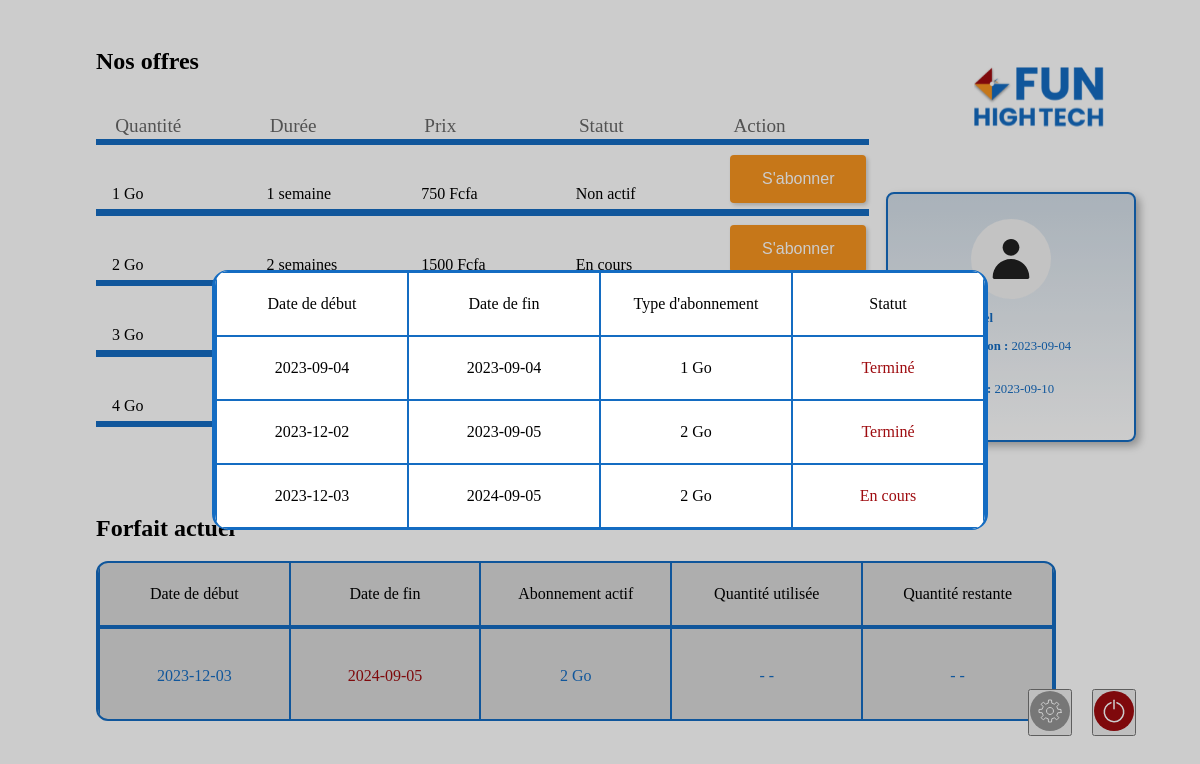
The app's page /accueil.php (signed in) with its own data.
### tables this page shows
CREATE TABLE `historique` (
  `id` int(11) NOT NULL,
  `id_utilisateurs` int(11) DEFAULT NULL,
  `id_offre` int(11) DEFAULT NULL,
  `date_debut_abonnement` datetime DEFAULT NULL,
  `statut` varchar(8) DEFAULT NULL,
  `date_fin_abonnement` datetime DEFAULT NULL
);

CREATE TABLE `offres` (
  `id` int(11) NOT NULL,
  `quantite` varchar(8) DEFAULT NULL,
  `prix` int(11) DEFAULT NULL,
  `duree` int(11) DEFAULT NULL
);

### php/fonctions.php (called while the page is built, shortened)
<?php
function datetimeToDate($datetimeObject)
{
    $date = date_format(new DateTime($datetimeObject), "Y-m-d");
    return $date;
}
function updateStatut($id_utilisateurs, $id_offres)
{
    include('connexionBDD.php');
    $statutQuery = $db->prepare('SELECT statut
                                FROM historique WHERE id_utilisateurs=:id_utilisateurs
                                AND id_offre=:id_offre  AND date_debut_abonnement=(SELECT MAX(date_debut_abonnement)
                                                                                    FROM historique
                                                                                    WHERE id_offre=:id_offre_1)');
    $statutQuery->bindParam(':id_utilisateurs', $id_utilisateurs, PDO::PARAM_INT);
    $statutQuery->bindParam(':id_offre', $id_offres, PDO::PARAM_INT);
    $statutQuery->bindParam(':id_offre_1', $id_offres, PDO::PARAM_INT);
    $statutQuery->execute();
    $statutResult = $statutQuery->fetch();
    if ($statutResult == false)
    {
        $statutResult['statut'] = "Non actif";
    }
    else
    {
        if($statutResult['statut'] == "Terminé")
        {
            $statutResult['statut'] = "Non actif";
        }
    }
    return $statutResult;
}

### accueil.php (the view, shortened to what this page needs)
<!DOCTYPE html>
<html lang="en">
    <head>
        <link rel="stylesheet" href="css/accueil.css">
    </head>
    <body>
        <h2>Nos offres</h2>
        <div class="logo">
            <img src="images/logo.svg" alt="Logo de la marque">
        </div>
        <div class="tableau">
            <div class="ligne">
                <div class="cellule">Quantité</div>
                <div class="cellule">Durée</div>
                <div class="cellule">Prix</div>
                <div class="cellule">Statut</div>
                <div class="cellule">Action</div>
            </div>
            <div class="separateur"></div>
            <div class="ligne">
                <?php
                    $statut_1 = updateStatut($_SESSION['id'], 1);
                ?>
                <div class="cellule">1 Go</div>
                <div class="cellule">1 semaine</div>
                <div class="cellule">750 Fcfa</div>
                <div class="cellule"><?=$statut_1['statut']?></div>
                <div class="cellule">
                <a href="php/Rules.php" ><button>S'abonner </button></a>
                </div>
            </div>
            <div class="separateur"></div>
            <div class="ligne">
                <?php
                    $statut_2 = updateStatut($_SESSION['id'], 2);
                ?>
                <div class="cellule">2 Go</div>
                <div class="cellule">2 semaines</div>
                <div class="cellule">1500 Fcfa</div>
                <div class="cellule"><?=$statut_2['statut']?></div>
                <div class="cellule">
                <a href="php/Rules.php" ><button>S'abonner </button></a>
                </div>
            </div>
            <div class="ligne">
                <?php
                    $statut_3 = updateStatut($_SESSION['id'], 3);
                ?>
                <div class="cellule">3 Go</div>
                <div class="cellule">3 semaine</div>
                <div class="cellule">2250 Fcfa</div>
                <div class="cellule"><?=$statut_3['statut']?></div>
                <div class="cellule">
                <a href="php/Rules.php" ><button>S'abonner </button></a>
                </div>
            </div>
            <div class="ligne">
                <?php
                    $statut_4 = updateStatut($_SESSION['id'], 4);
                ?>
                <div class="cellule">4 Go</div>
                <div class="cellule">1 mois</div>
                <div class="cellule">3000 Fcfa</div>
                <div class="cellule"><?=$statut_4['statut']?></div>
                <div class="cellule">
                <a href="php/Rules.php" > <button> S'abonner </button> </a>
                </div>
            </div>
        </div>
        <div class="profil">
            <img src="images/profil.svg" alt="photo de profil">
            <div><?=$_SESSION['nom'] . " " . $_SESSION['prenom']?></div>
            <div><strong>Date inscription : </strong><?=$_SESSION['date_inscription']?> </div>
            <div><strong>Date actuelle : </strong><?=date("Y-m-d")?> </div>
        </div>
        <h2 class="forfait" >Forfait actuel</h2>
        <div class="table_border">
            <table class="abonnement_actif" >
                <?php
                    $statutQuery = $db->prepare('SELECT historique.date_debut_abonnement, historique.date_fin_abonnement, offres.quantite
                                                    FROM historique INNER JOIN offres ON offres.id = historique.id_offre
                                                    WHERE date_debut_abonnement = (SELECT MAX(date_debut_abonnement)
                                                                                    FROM historique WHERE id_utilisateurs = :id_utilisateurs)');
                    $statutQuery->execute(
                        [
                            'id_utilisateurs' => $_SESSION['id']
                        ]);
                    $statutResult = $statutQuery->fetch();
                ?>
                <thead>
                    <tr>
                        <td> Date de début</td>
                        <td> Date de fin</td>
                        <td> Abonnement actif</td>
                        <td> Quantité utilisée</td>
                        <td class="right_cell" > Quantité restante</td>
                    </tr>
                </thead>
                <tbody>
                    <tr>
                        <td><?=datetimeToDate($statutResult['date_debut_abonnement'])?></td>
                        <td  class="end_date"><?=datetimeToDate($statutResult['date_fin_abonnement'])?></td>
                        <td><?=$statutResult['quantite']?></td>
                        <td> - - </td>
                        <td class="right_cell" > - - </td>
                    </tr>
                </tbody>
            </table>
        </div>
        <div class="parameters">
           <a href="" class="historic_button" > <button><img src="images/Group 1.svg" title="paramètres" alt="paramètres buttons"></button></a>
        </div>
        <div class="deconnexion">
           <a href="php/deconnexion.php"> <button><img src="images/power off.svg" title="déconnexion" alt="deconnexion button"></button></a>
        </div>
        <div class="dark_background display_state_non ">
            <?php
            $historique_query = $db->prepare("SELECT historique.date_debut_abonnement AS date_debut, historique.date_fin_abonnement AS date_fin, offres.quantite AS Type, historique.statut AS statut
            FROM historique
            INNER JOIN utilisateurs ON historique.id_utilisateurs=utilisateurs.id
            INNER JOIN offres ON historique.id_offre=offres.id
            WHERE historique.id_utilisateurs = :id");
            $historique_query->execute(
                ['id' => $_SESSION['id']]
            );
            $historique = $historique_query->fetchAll();
            ?>
            <div class="historic">
                <table>
                    <thead>
                        <tr>
                            <td>Date de début</td>
                            <td>Date de fin</td>
                            <td>Type d'abonnement</td>
                            <td>Statut</td>
                        </tr>
                    </thead>
                    <tbody>
                            <?php
                                foreach($historique as $abonnement):
                            ?>
                        <tr>
                            <td>
                                <?php
                                    echo datetimeToDate($abonnement['date_debut']);
                                ?>
                            </td>
                            <td>
                                <?php
                                    echo datetimeToDate($abonnement['date_fin']);
                                ?>
                            </td>
                            <td><?=$abonnement['Type']?></td>
                            <td class="end_date" > <?=$abonnement['statut']?> </td>
                        </tr>
                            <?php
                                endforeach;
                            ?>
                    </tbody>
                </table>
            </div>
        </div>
    </body>
</html>

### css/accueil.css (style rules this page uses)
:root { --m_blue: #146CC2; --m_blue_light: #197ee3; --m_red: #9E0B0F; --m_orange: #F7941F; --m_gray: #D9D9D9; }
* { margin: 0; padding: 0; box-sizing: border-box; }
body { width: 100vw; height: 100vh; font-size: 16px; padding-top: 3em; padding-left: 6em; position: relative; font-family: 'Lexend', 'sans-serif'; }
.logo { top: 4em; right: 6em; cursor: pointer; position: absolute; }
.tableau { width: 70%; height: 50%; min-width: 600px; margin-bottom: 4em; }
.ligne { display: flex; }
.ligne:first-child { color: #676767; font-size: 1.2em; font-weight: 500; }
.cellule { width: 200px; height: 64px; padding-top: 40px; padding-left: 1em; font-weight: 500; position: relative; }
.cellule button { top: 0.6em; width: 136px; height: 48px; border: none; font-size: 1em; color: white; cursor: pointer; position: absolute; border-radius: 4px; background: #F7941F; box-shadow: 2px 2px 4px rgba(0, 0, 0, 0.2); }
.cellule a { font-weight: 500; text-decoration: none; }
.separateur { height: 0.4em; background: var(--m_blue); }
.profil { top: 12rem; right: 4rem; width: 250px; height: 250px; padding: 25px; overflow: hidden; color: var(--m_blue); position: absolute; border-radius: 8px; border: 2px solid var(--m_blue); background: linear-gradient(to bottom, #d3dee8, white); box-shadow: 4px 4px 8px rgba(0, 0, 0, 0.3); }
.profil img { left: 50%; margin-bottom: 0.5em; position: relative; transform: translate(-50%); }
.profil div { font-size: 0.8em; margin-bottom: 1em; }
.profil img + div { font-weight: 800; }
.forfait { margin-bottom: 0.8em; }
.table_border { width: 60em; height: 10em; overflow: hidden; border-radius: 12px; background: #D9D9D9; border: 2px solid var(--m_blue); }
.abonnement_actif { text-align: center; border-collapse: collapse; }
.abonnement_actif tr { border-radius: 8px; }
.abonnement_actif thead td { width: 12em; height: 4em; border: solid 2px var(--m_blue); border-top: 0; border-bottom: 4px solid var(--m_blue); }
.abonnement_actif tbody td { width: 12em; height: 6em; border-left: 0; color: var(--m_blue); border: 2px solid var(--m_blue); }
.abonnement_actif tbody .end_date { color: var(--m_red); }
.parameters, .deconnexion { position: absolute; }
.parameters img, .deconnexion img { width: 3em; height: 3em; cursor: pointer; }
.parameters { right: 8em; bottom: 4em; }
.deconnexion { right: 4em; bottom: 4em; }
.dark_background { top: 0; left: 0; width: 100vw; height: 100vh; position: absolute; align-items: center; justify-content: center; background-color: rgba(0, 0, 0, 0.2); }
.dark_background .historic { overflow: hidden; border-radius: 1em; border-style: solid; border-top-width: 1px; border-bottom-width: 1px; border-color: var(--m_blue); }
.dark_background table { border-collapse: collapse; background-color: white; }
.dark_background table thead { font-weight: 500; }
.dark_background table td { width: 12em; height: 4em; padding: 1em; border-width: 2px; text-align: center; border-style: solid; border-radius: inherit; border-color: var(--m_blue); }
.dark_background table .end_date { color: var(--m_red); }
.display_state_flex { display: flex; }
@media screen and (min-width: 1000px) { .profil { bottom: -2em; } }

### records on screen
historique: date_debut_abonnement "2023-09-04", date_fin_abonnement "2023-09-04", id_offre.quantite "1 Go", statut "Terminé"
historique: date_debut_abonnement "2023-12-02", date_fin_abonnement "2023-09-05", id_offre.quantite "2 Go", statut "Terminé"
historique: date_debut_abonnement "2023-12-03", date_fin_abonnement "2024-09-05", id_offre.quantite "2 Go", statut "En cours"

### other values on screen
$statut_1['statut'] "Non actif"
$statut_2['statut'] "En cours"
$_SESSION['date_inscription'] "2023-09-04…"
datetimeToDate($statutResult['date_debut_abonnement']) "2023-12-03"
datetimeToDate($statutResult['date_fin_abonnement']) "2024-09-05"
$statutResult['quantite'] "2 Go"
